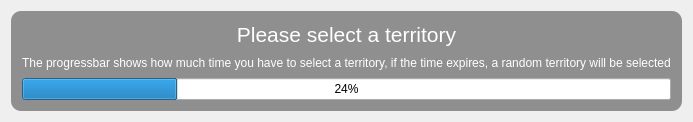
<?xml version="1.0" encoding="UTF-8"?>
<ui version="4.0">
 <class>TerritorySelectionWidgetClass</class>
 <widget class="QWidget" name="TerritorySelectionWidgetClass">
  <property name="geometry">
   <rect>
    <x>0</x>
    <y>0</y>
    <width>685</width>
    <height>122</height>
   </rect>
  </property>
  <property name="windowTitle">
   <string>TerritorySelectionWidget</string>
  </property>
  <layout class="QVBoxLayout" name="verticalLayout_2">
   <item>
    <widget class="QFrame" name="frame">
     <property name="layoutDirection">
      <enum>Qt::LeftToRight</enum>
     </property>
     <property name="styleSheet">
      <string notr="true">#frame{
border-radius:10px ;
background-color: rgba(0,0,0,0.4);
}</string>
     </property>
     <property name="frameShape">
      <enum>QFrame::StyledPanel</enum>
     </property>
     <property name="frameShadow">
      <enum>QFrame::Raised</enum>
     </property>
     <layout class="QVBoxLayout" name="verticalLayout">
      <item>
       <widget class="QLabel" name="label">
        <property name="styleSheet">
         <string notr="true">color: rgb(255, 255, 255);</string>
        </property>
        <property name="text">
         <string>&lt;html&gt;&lt;head/&gt;&lt;body&gt;&lt;p&gt;&lt;span style=&quot; font-size:16pt;&quot;&gt;Please select a territory&lt;/span&gt;&lt;/p&gt;&lt;/body&gt;&lt;/html&gt;</string>
        </property>
        <property name="alignment">
         <set>Qt::AlignCenter</set>
        </property>
       </widget>
      </item>
      <item>
       <widget class="QLabel" name="questionStatement">
        <property name="styleSheet">
         <string notr="true">color: rgb(255, 255, 255);</string>
        </property>
        <property name="text">
         <string>The progressbar shows how much time you have to select a territory, if the time expires, a random territory will be selected</string>
        </property>
       </widget>
      </item>
      <item>
       <widget class="QProgressBar" name="timerProgressBar">
        <property name="value">
         <number>24</number>
        </property>
       </widget>
      </item>
     </layout>
    </widget>
   </item>
  </layout>
 </widget>
 <layoutdefault spacing="6" margin="11"/>
 <resources/>
 <connections/>
</ui>
